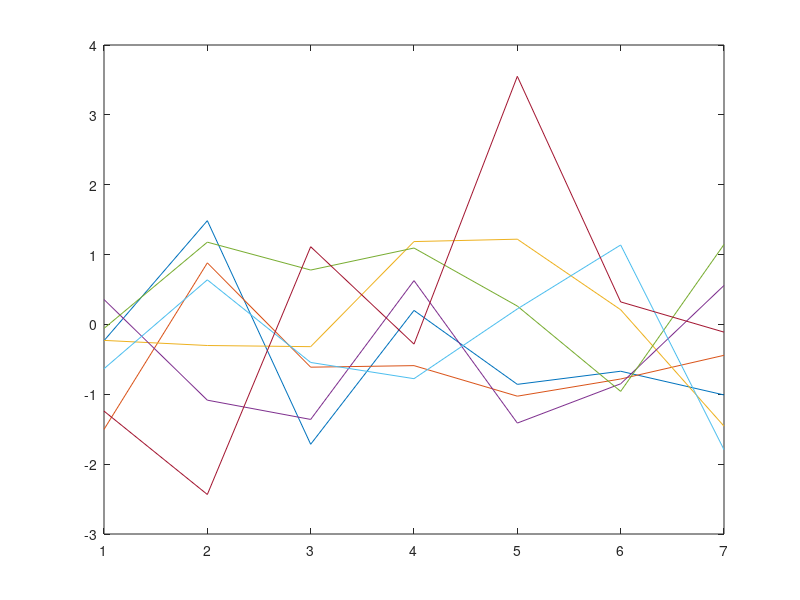

Recreate this plot in MATLAB. (Note: this script raises an error after producing the figure.)
function colors = grab_plot_colors

% there are seven plotting colors in Matlab's default set
nColors = 7;

% init storage
colors = zeros(nColors,3)./0;

% plot enough lines to grab all the colors
h = plot(randn(nColors));

% grab the colors 
for c = 1:nColors; colors(c,:) = h(c).Color; end

% get rid of the plot
close all;

